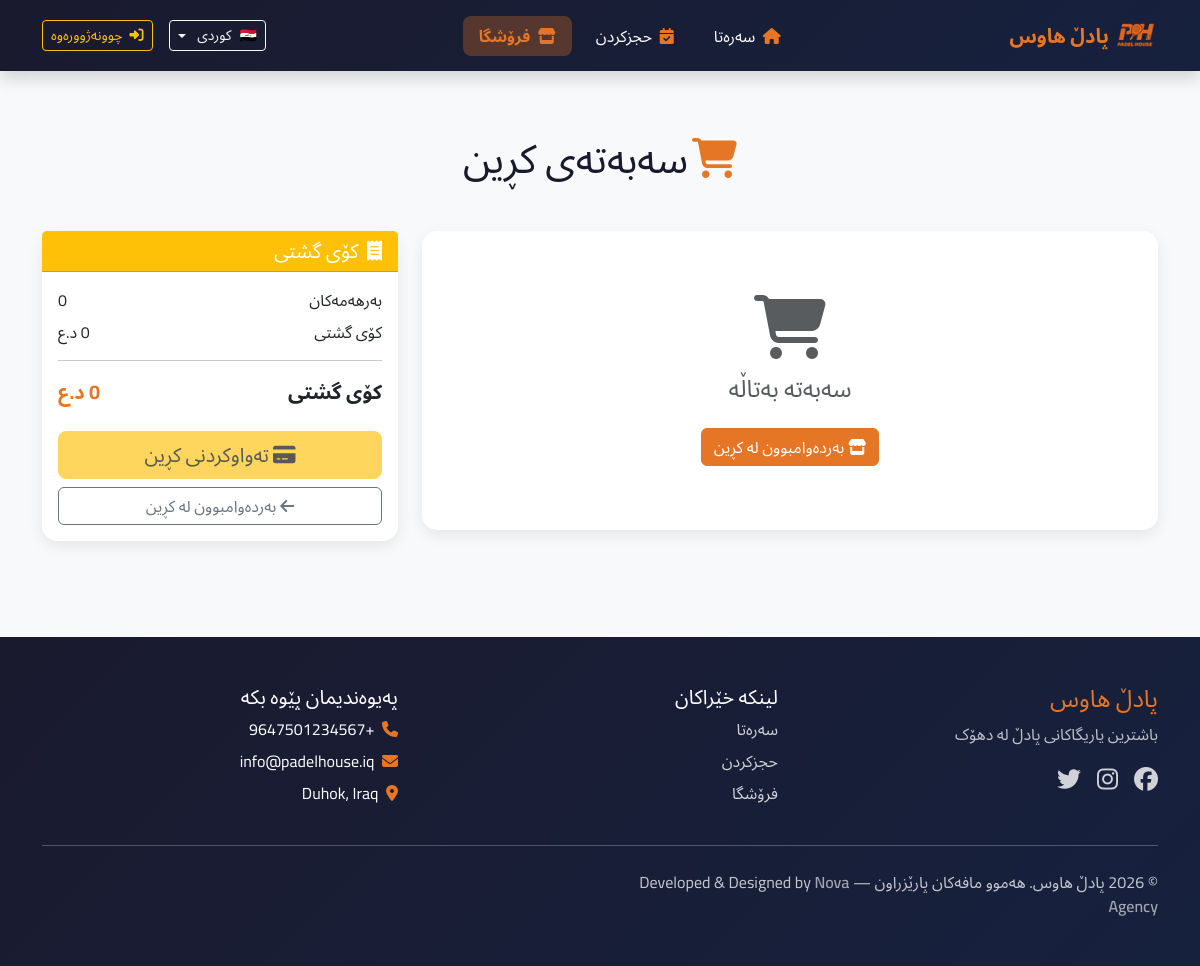
The app's page /store/cart with its own data.
### app/models/settings.py (models this page shows, shortened)
class Settings(db.Model):
    __tablename__ = 'settings'
    id = db.Column(db.Integer, primary_key=True)
    opening_hour = db.Column(db.Integer, default=12)
    closing_hour = db.Column(db.Integer, default=4)
    price_per_hour = db.Column(db.Integer, default=40000)
    discount_percentage = db.Column(db.Integer, default=25)
    discount_amount = db.Column(db.Integer, default=10000)
    discount_start_hour = db.Column(db.Integer, default=12)
    discount_end_hour = db.Column(db.Integer, default=16)
    site_name = db.Column(db.String(100), default='Padel House')
    phone = db.Column(db.String(20))
    email = db.Column(db.String(100))
    address = db.Column(db.Text)
    facebook_url = db.Column(db.String(200))
    instagram_url = db.Column(db.String(200))
    twitter_url = db.Column(db.String(200))
    created_at = db.Column(db.DateTime, default=datetime.utcnow)
    updated_at = db.Column(db.DateTime, default=datetime.utcnow, onupdate=datetime.utcnow)

### app/routes/store.py (the view, shortened to what this page needs)
@store_bp.route('/cart')
def cart():
    cart_items = session.get('cart', [])
    products = []
    total = 0
    return render_template('store/cart.html',
                           cart_items=products,
                           total=total,
                           subtotal=total)

### app/routes/admin.py (called while the page is built)
@admin_bp.app_context_processor
def inject_pending_count():
    if current_user.is_authenticated:
        pending_bookings_count = Booking.query.filter_by(status='pending').count()
        return {'pending_bookings_count': pending_bookings_count}
    return {'pending_bookings_count': 0}

### app/translations.py (called while the page is built)
def get_translation(key, lang='ku'):
    if lang not in TRANSLATIONS:
        lang = 'ku'  # Default to Kurdish
    return TRANSLATIONS.get(lang, {}).get(key, key)

### app/templates/store/cart.html (shortened to what this page needs)
{% extends 'base.html' %}
{% block content %}
<div class="container py-5">
    <h1 class="text-center mb-5" style="color: #1a1a2e;">
        <i class="fas fa-shopping-cart me-2" style="color: #E57625;"></i>{{ t('cart') }}
    </h1>
    <div class="row g-4">
        <div class="col-lg-8">
            <div class="card">
                <div class="card-body">
                    <div id="empty-cart" class="text-center py-5" style="display: none;">
                        <i class="fas fa-shopping-cart fa-4x text-muted mb-3"></i>
                        <h4 class="text-muted">{{ t('empty_cart') }}</h4>
                        <a href="{{ url_for('store.products') }}" class="btn btn-warning mt-3">
                            <i class="fas fa-store me-2"></i>{{ t('continue_shopping') }}
                        </a>
                    </div>
                </div>
            </div>
        </div>
        <div class="col-lg-4">
            <div class="card sticky-top" style="top: 100px;">
                <div class="card-header bg-warning text-white">
                    <h5 class="mb-0">
                        <i class="fas fa-receipt me-2"></i>
                        {% if current_lang == 'ku' %}کۆی گشتی{% elif current_lang == 'ar' %}ملخص الطلب{% else %}Order Summary{% endif %}
                    </h5>
                </div>
                <div class="card-body">
                    <div class="d-flex justify-content-between mb-2">
                        <span>{{ t('products') }}</span>
                        <span id="items-count">0</span>
                    </div>
                    <div class="d-flex justify-content-between mb-2">
                        <span>{{ t('total') }}</span>
                        <span id="subtotal">0 {{ t('iqd') }}</span>
                    </div>
                    <hr>
                    <div class="d-flex justify-content-between fw-bold fs-5">
                        <span>{{ t('total') }}</span>
                        <span id="total" style="color: #E57625;">0 {{ t('iqd') }}</span>
                    </div>
                    <a href="{{ url_for('store.checkout') }}" id="checkout-btn" class="btn btn-warning w-100 mt-4 btn-lg">
                        <i class="fas fa-credit-card me-2"></i>{{ t('checkout') }}
                    </a>
                    <a href="{{ url_for('store.products') }}" class="btn btn-outline-secondary w-100 mt-2">
                        <i class="fas fa-arrow-left me-2"></i>{{ t('continue_shopping') }}
                    </a>
                </div>
            </div>
        </div>
    </div>
</div>
{% endblock %}

### app/templates/base.html (shortened to what this page needs)
<!DOCTYPE html>
<html lang="{{ current_lang }}" dir="{{ 'rtl' if is_rtl else 'ltr' }}">
<head>
    {% if is_rtl %}
    <link href="https://cdn.jsdelivr.net/npm/bootstrap@5.3.2/dist/css/bootstrap.rtl.min.css" rel="stylesheet">
    {% else %}
    <link href="https://cdn.jsdelivr.net/npm/bootstrap@5.3.2/dist/css/bootstrap.min.css" rel="stylesheet">
    {% endif %}
    <link rel="stylesheet" href="https://cdnjs.cloudflare.com/ajax/libs/font-awesome/6.4.2/css/all.min.css">
</head>
<body>
    {% include 'navbar.html' %}
    <main>
        {% block content %}{% endblock %}
    </main>
    <footer class="py-5 mt-5">
        <div class="container">
            <div class="row g-4">
                <div class="col-lg-4">
                    <h4 style="color: var(--primary-color);">{{ t('site_name') }}</h4>
                    <p class="text-light opacity-75">{{ t('best_courts') }}</p>
                    <div class="d-flex gap-3 mt-3">
                        <a href="#" class="fs-4"><i class="fab fa-facebook"></i></a>
                        <a href="#" class="fs-4"><i class="fab fa-instagram"></i></a>
                        <a href="#" class="fs-4"><i class="fab fa-twitter"></i></a>
                    </div>
                </div>
                <div class="col-lg-4">
                    <h5>{{ t('quick_links') }}</h5>
                    <ul class="list-unstyled">
                        <li class="mb-2"><a href="{{ url_for('main.index') }}">{{ t('home') }}</a></li>
                        <li class="mb-2"><a href="{{ url_for('booking.booking_page') }}">{{ t('booking') }}</a></li>
                        <li class="mb-2"><a href="{{ url_for('store.products') }}">{{ t('store') }}</a></li>
                    </ul>
                </div>
                <div class="col-lg-4">
                    <h5>{{ t('contact_us') }}</h5>
                    <ul class="list-unstyled">
                        {% if settings %}
                        <li class="mb-2"><i class="fas fa-phone me-2" style="color: var(--primary-color);"></i> {{ settings.phone }}</li>
                        <li class="mb-2"><i class="fas fa-envelope me-2" style="color: var(--primary-color);"></i> {{ settings.email }}</li>
                        <li class="mb-2"><i class="fas fa-map-marker-alt me-2" style="color: var(--primary-color);"></i> {{ settings.address }}</li>
                        {% endif %}
                    </ul>
                </div>
            </div>
            <hr class="my-4 opacity-25">
            <div class="row">
                <div class="col-md-6 text-center text-md-start">
                    <p class="mb-0 opacity-75">
  &copy; 2026 {{ t('site_name') }}. {{ t('all_rights') }} —
  Developed & Designed by
  <a href="https://nova-agency.com" target="_blank" class="text-decoration-none fw-semibold">
    Nova Agency
  </a>
</p>
                </div>
            </div>
        </div>
    </footer>
</body>
</html>

### records on screen
Settings: phone "+9647501234567", email "info@padelhouse.iq", address "Duhok, Iraq"

### other values on screen
{{ t('site_name') }} "پادڵ هاوس"
{{ t('home') }} "سەرەتا"
{{ t('booking') }} "حجزکردن"
{{ t('store') }} "فرۆشگا"
{{ language_flags[current_lang] }} "🇮🇶"
{{ language_names[current_lang] }} "کوردی"
{{ t('login') }} "چوونەژوورەوە"
{{ t('cart') }} "سەبەتەی کڕین"
{{ t('empty_cart') }} "سەبەتە بەتاڵە"
{{ t('continue_shopping') }} "بەردەوامبوون لە کڕین"
{{ t('products') }} "بەرهەمەکان"
{{ t('total') }} "کۆی گشتی"
{{ t('checkout') }} "تەواوکردنی کڕین"
{{ t('best_courts') }} "باشترین یاریگاکانی پادڵ لە دهۆک"
{{ t('quick_links') }} "لینکە خێراکان"
